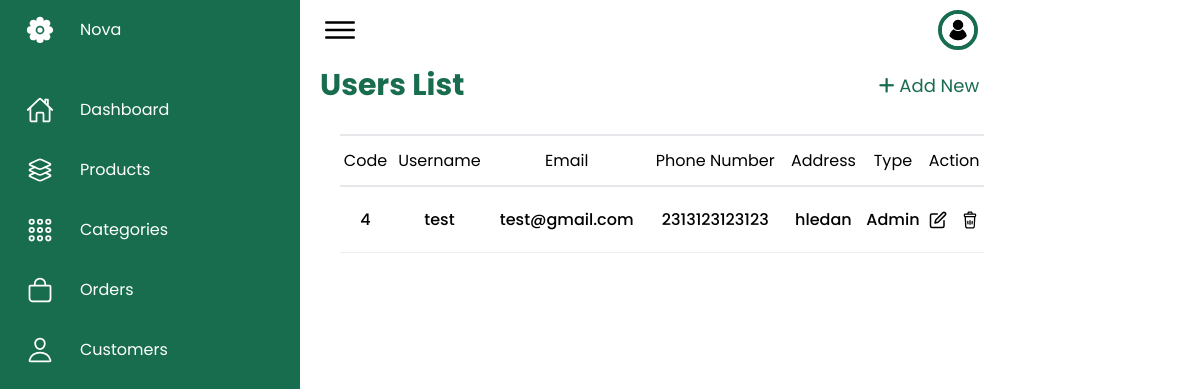
The page /admin/userView.php (signed in) on the database its author committed.
### tables this page shows
CREATE TABLE `users` (
  `uid` int(13) NOT NULL,
  `uname` varchar(125) NOT NULL,
  `upass` varchar(125) NOT NULL,
  `uemail` varchar(125) NOT NULL,
  `uph` varchar(125) NOT NULL,
  `uaddress` varchar(125) NOT NULL,
  `utype` varchar(125) NOT NULL
);

### admin/userView.php (the view, shortened to what this page needs)
<?php
	require_once "../assets/includes/navagationside.php";
	require_once "../assets/Database/Connection.php";
	$stmt= $pdo-> query("SELECT * FROM users");
	$users= $stmt->fetchAll(PDO::FETCH_ASSOC);
?>
	<div class="px-5">
		<div class="cardHeader">
			<h1 class="admin_title"> Users List</h1>
			<div class="create_btn">
				<a href=<?="userCreate.php"?>>
				<i class="fa-solid fa-plus"></i>
					Add New
				</a>
			</div>
		</div>
		<div class="w-full rounded-sm  bg-white px-5 pt-6 pb-2.5 sm:px-7.5 xl:pb-1">
			<div class="max-w-full overflow-x-auto">
				<table class="w-full table-auto">
				<thead class=" border-y-2 ">
					<tr class="text-center  bg-gray-2 dark:bg-meta-4">
						<td class="py-3 text-center">Code</td>
						<td class="py-3 text-center">Username</td>
						<td class="py-3 text-center">Email</td>
						<td class="py-3 text-center">Phone Number</td>
						<td class="py-3 text-center">Address</td>
						<td class="py-3 text-center">Type</td>
						<td class="py-3 text-center">Action</td>
					</tr>
				</thead>
				<tbody>
					<?php foreach ($users as $user) { ?>
					<tr>
						<td class="border-b text-center border-[#eee] py-5  dark:border-strokedark">
							<h5 class="font-medium text-black  "><?php echo $user['uid']; ?></h5>
						</td>
						<td class="border-b text-center border-[#eee] py-5  dark:border-strokedark">
						    <h5 class="font-medium text-black  "><?php echo $user['uname']; ?></h5>
						</td>
						<td class="border-b text-center border-[#eee] py-5  dark:border-strokedark">
						    <h5 class="font-medium text-black  "><?php echo $user['uemail']; ?></h5>
						</td><td class="border-b text-center border-[#eee] py-5  dark:border-strokedark">
						    <h5 class="font-medium text-black  "><?php echo $user['uph']; ?></h5>
						</td><td class="border-b text-center border-[#eee] py-5  dark:border-strokedark">
						    <h5 class="font-medium text-black  "><?php echo $user['uaddress']; ?></h5>
						</td><td class="border-b text-center border-[#eee] py-5  dark:border-strokedark">
						    <h5 class="font-medium text-black  "><?php echo $user['utype']; ?></h5>
						</td>
						<td class=" border-b border-[#eee] py-5  dark:border-strokedark">
							<div class="flex justify-center items-center space-x-3.5">
								<a href="userUpdate.php?id=<?=  $user['uid'];  ?>" class="hover:text-amber-600">
								</a>
								<button name="delete" class="hover:text-red-700" onclick="setAndToggleAlert(<?php echo $user['uid']; ?>)">
								</button>
							</div>
						</td>
					</tr>
					<?php } ?>
				</tbody>
				</table>
			</div>
			</div>
	</div>

### assets/style/admin.css (style rules this page uses)
* { font-family: "Poppins"; margin: 0; padding: 0; box-sizing: border-box; }
body { min-height: 100vh; overflow-x: hidden; }
.cardHeader { width: 100%; display: flex; justify-content: space-between; align-items: center; }
.admin_title { font-size: 30px; position: relative; font-weight: bold; color: var(--green); }
.create_btn { width: 150px; height: 50px; background: var(--white); color: var(--green); border-radius: 20px; text-decoration: none; display: flex; justify-content: center; align-items: center; transition:0.4s ease-in; }
.create_btn i { font-size: 18px; }
.create_btn a { text-decoration:none; font-size: 18px; }

### rows shown on the page
users: uid "4", uname "test", uemail "test@gmail.com", uph "2313123123123", uaddress "hledan", utype "Admin"
